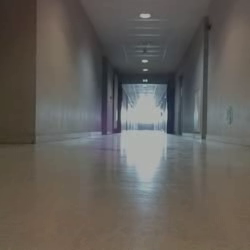
#> input picture frame 261 of recorded_frames/green_segment_20250629_040105.avi, 250 x 250 px
$ python angle_distance_by_camera_from_color.py
#> lines starting #> are read from the running program, lines starting #| are printed output that depends on the picture; after the words box and inside, x2 and y2 are one past the last pixel; in counts of white or black regions, pixels touching at a corner belong together
#!/usr/bin/env python3
# -*- coding: utf-8 -*-
"""
Simplest green-rectangle detector:
  • HSV threshold (no contours)
  • Count pixels – if > MIN_PIX, rectangle is present
  • Use mask bounding-box for solvePnP
  • Black out the rectangle pixels after processing
"""

import cv2
import numpy as np
import math
import yaml

# ---------------------------------------------------------------------------
# 0.  INTRINSICS
# ---------------------------------------------------------------------------
with open("/media/zineddine/9D1D-BDBE/Turtlebot4_git/TurtleBot4/"
          "Transformation_matrix/camera_intrinsics.yaml") as f:
    cam = yaml.safe_load(f)
K = np.array(cam["camera_matrix"]["data"], dtype=np.float32).reshape(3, 3)
D = np.array(cam["distortion_coefficients"]["data"], dtype=np.float32)

# ---------------------------------------------------------------------------
# 1. USER CONSTANTS
# ---------------------------------------------------------------------------
VIDEO_FILE     = "green_segment_20250629_040105.avi"
RECT_W_MM      = 297.0
RECT_H_MM      = 210.0
HSV_LOWER      = (40, 40, 40)
HSV_UPPER      = (90, 255, 255)
MIN_PIX        = 50          # > this many white pixels ⇒ rectangle present
OBJ_PTS = np.array([[0,          0,          0],
                    [RECT_W_MM,  0,          0],
                    [RECT_W_MM,  RECT_H_MM,  0],
                    [0,          RECT_H_MM,  0]], dtype=np.float32)

# ---------------------------------------------------------------------------
def pnp_from_mask(mask):
    """Return (ok, rvec, tvec, boxPts) using bounding box of mask."""
    pts = cv2.findNonZero(mask)
    if pts is None:
        return False, None, None, None
    x, y, w, h = cv2.boundingRect(pts)
    # Build 4 image pts TL,TR,BR,BL
    img_pts = np.array([[x,     y],
                        [x + w, y],
                        [x + w, y + h],
                        [x,     y + h]], dtype=np.float32)
    ok, rvec, tvec = cv2.solvePnP(OBJ_PTS, img_pts, K, D,
                                  flags=cv2.SOLVEPNP_ITERATIVE)
    return ok, rvec, tvec, img_pts

# ---------------------------------------------------------------------------
cap = cv2.VideoCapture(VIDEO_FILE)
if not cap.isOpened():
    raise IOError("cannot open video")

fps = cap.get(cv2.CAP_PROP_FPS) or 30.0
delay = int(1000 / fps)

while True:
    ret, frame = cap.read()
#> frame is the input picture: shape (250, 250, 3); mean B, G, R 90, 95, 99.1
    if not ret:
        break

    hsv  = cv2.cvtColor(frame, cv2.COLOR_BGR2HSV)
#> hsv: shape (250, 250, 3); mean H, S, V 44.3, 42, 102.7
    mask = cv2.inRange(hsv, HSV_LOWER, HSV_UPPER)
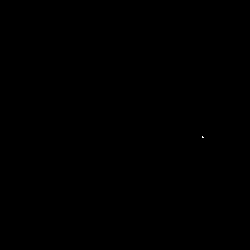
#> mask: shape (250, 250); 0% white in thin lines or dots, all inside (x1, y1, x2, y2) = (202, 136, 204, 138)
    mask = cv2.medianBlur(mask, 5)
#> mask: shape (250, 250); every value is 0

    # Generate filtered grayscale+highlight image (preview)
    gray    = cv2.cvtColor(frame, cv2.COLOR_BGR2GRAY)
    gray_3ch = cv2.cvtColor(gray, cv2.COLOR_GRAY2BGR)
    overlay = cv2.cvtColor(mask, cv2.COLOR_GRAY2BGR)
#> overlay: shape (250, 250, 3); every value is 0


    white_pix = cv2.countNonZero(mask)
#> white_pix = 0
    if white_pix > MIN_PIX:
        ok, rvec, tvec, img_pts = pnp_from_mask(mask)
        if ok:
            # 1. Draw green box
            cv2.polylines(frame, [img_pts.astype(int)], True, (0,255,0), 2)

            # 2. Range from solvePnP
            dist = np.linalg.norm(tvec)

            # 3. Image-based bearing from bounding box
            x, y, w, h = cv2.boundingRect(cv2.findNonZero(mask))
            cx_img = frame.shape[1] * 0.5
            cx_lm  = x + w * 0.5
            dx_px  = cx_lm - cx_img
            fx     = K[0, 0]
            bearing = math.degrees(math.atan2(dx_px, fx))

            # 4. Print and annotate
            print(f"Range = {dist:.0f} mm   Image bearing = {bearing:+.1f}°")
            cv2.putText(frame,
                        f"{dist:.0f} mm  imgBearing={bearing:+.1f}°",
                        (10,30), cv2.FONT_HERSHEY_SIMPLEX, 0.5,
                        (255,0,0), 2)


    # Display
    cv2.imshow("mask (B/W)", mask)
    cv2.imshow("frame ", frame)

    if cv2.waitKey(delay) & 0xFF == 27:
#> (key Esc is pressed here)
        break


cap.release()
cv2.destroyAllWindows()

$ run again, starting later in the video
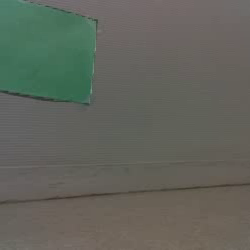
#> input picture frame 2089 of recorded_frames/green_segment_20250629_040105.avi, 250 x 250 px
#> frame is the input picture: shape (250, 250, 3); mean B, G, R 91.2, 99.6, 97
#> hsv: shape (250, 250, 3); mean H, S, V 29.1, 36.3, 103.3
#> `mask = cv2.inRange(hsv, HSV_LOWER, HSV_UPPER)`:
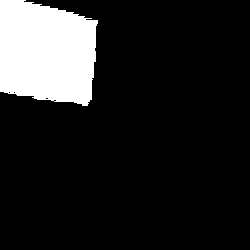
#> mask: shape (250, 250); 13.9% white; 1 white region, box (x1, y1, x2, y2) and area: (0, 0, 98, 106) 8690
#> overlay: shape (250, 250, 3); 13.9% white; 1 white region, box (x1, y1, x2, y2) and area: (0, 0, 98, 106) 8691
#> white_pix = 8691
#> pts = contour of 8691 points, box (x1, y1, x2, y2) (0, 0, 98, 106), area 340
#> in pnp_from_mask, `x, y, w, h = cv2.boundingRect(pts)`: x = 0; w = 98; h = 106
#> in pnp_from_mask, `img_pts = np.array([[x,     y], [x + w, y], [x + w, y + h], [x,     y ..`: img_pts = [[0, 0], [98, 0], [98, 106], [0, 106]]
#> in pnp_from_mask, `ok, rvec, tvec = cv2.solvePnP(OBJ_PTS, img_pts, K, D, flags=cv2.SOLVEP..`: ok = True; rvec = [-0.316, 0.734, 0.0844]; tvec = [-257.6, -242.3, 812.1]
#> `ok, rvec, tvec, img_pts = pnp_from_mask(mask)`: ok = True; rvec = [-0.316, 0.734, 0.0844]; tvec = [-257.6, -242.3, 812.1]; img_pts = [[0, 0], [98, 0], [98, 106], [0, 106]]
#> dist = 885.8
#> `x, y, w, h = cv2.boundingRect(cv2.findNonZero(mask))`: x = 0; w = 98; h = 106
#> cx_lm = 49
#> dx_px = -76
#> bearing = -13.74
#| Range = 886 mm   Image bearing = -13.7°
#> `cv2.putText(frame, f"{dist:.0f} mm  imgBearing={bearing:+.1f}°", (10,3..`:
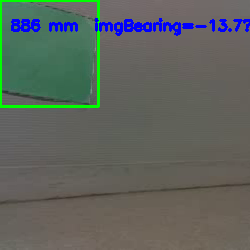
#> frame: shape (250, 250, 3); mean B, G, R 93.3, 99.5, 93.2
